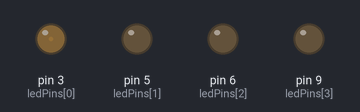
This sketch was run on a simulated Arduino Uno, built with avr-gcc and run on an emulated ATmega328P. Parts: output pins drawn as LEDs (lit = HIGH).

Above: at 0.05 s.
At 1.4 s:
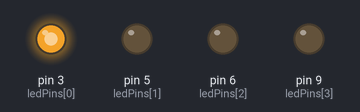
At 2.75 s:
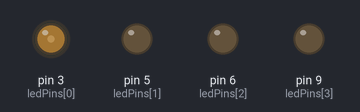
At 5.9 s:
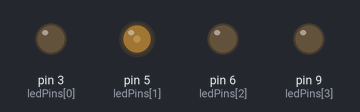
At 9.0 s:
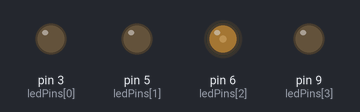
At 12.15 s:
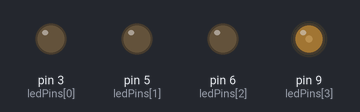
Timing chart, 0 to 16.2 s (numbered marks = the images above):
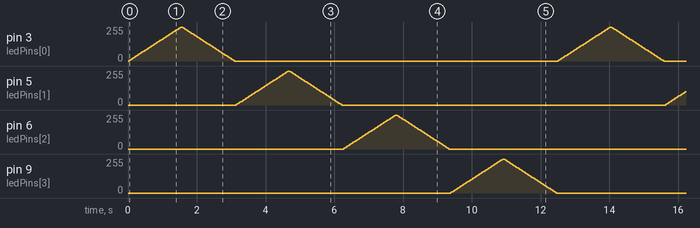

The sketch:

LED_Chaser_Analog.ino
```cpp
const int ledPins[] = {3, 5, 6, 9};
const int numLeds = 4;
void setup() {

  for (int i = 0; i < numLeds; i++) {
    pinMode(ledPins[i], OUTPUT);
  }
}

void loop() {

  for (int i = 0; i < numLeds; i++) {

    for (int fade = 0; fade <= 255; fade += 5) {
      analogWrite(ledPins[i], fade);
      delay(30);
    }


    for (int fade = 255; fade >= 0; fade -= 5) {
      analogWrite(ledPins[i], fade);
      delay(30);
    }
  }
}
```
